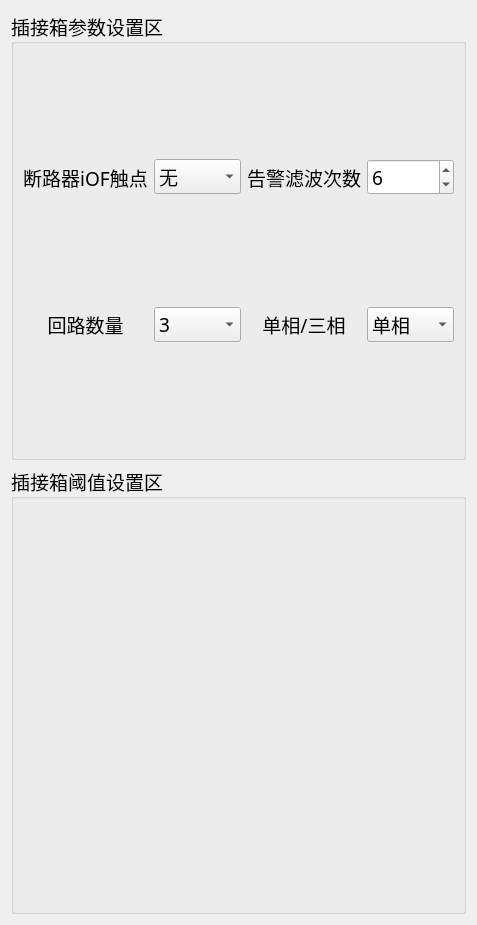
<?xml version="1.0" encoding="UTF-8"?>
<ui version="4.0">
 <class>Set_SiWid</class>
 <widget class="QWidget" name="Set_SiWid">
  <property name="geometry">
   <rect>
    <x>0</x>
    <y>0</y>
    <width>477</width>
    <height>925</height>
   </rect>
  </property>
  <property name="windowTitle">
   <string>Form</string>
  </property>
  <layout class="QGridLayout" name="gridLayout">
   <item row="0" column="0">
    <widget class="QGroupBox" name="groupBox_2">
     <property name="font">
      <font>
       <family>微软雅黑</family>
       <pointsize>14</pointsize>
      </font>
     </property>
     <property name="title">
      <string>插接箱参数设置区</string>
     </property>
     <layout class="QGridLayout" name="gridLayout_2">
      <item row="2" column="1">
       <widget class="QComboBox" name="loopNumBox">
        <property name="maximumSize">
         <size>
          <width>500</width>
          <height>16777215</height>
         </size>
        </property>
        <item>
         <property name="text">
          <string>3</string>
         </property>
        </item>
        <item>
         <property name="text">
          <string>6</string>
         </property>
        </item>
        <item>
         <property name="text">
          <string>9</string>
         </property>
        </item>
       </widget>
      </item>
      <item row="0" column="2">
       <widget class="QLabel" name="label_11">
        <property name="maximumSize">
         <size>
          <width>16777215</width>
          <height>16777215</height>
         </size>
        </property>
        <property name="text">
         <string>告警滤波次数</string>
        </property>
        <property name="alignment">
         <set>Qt::AlignCenter</set>
        </property>
       </widget>
      </item>
      <item row="2" column="0">
       <widget class="QLabel" name="label_2">
        <property name="text">
         <string>回路数量</string>
        </property>
        <property name="alignment">
         <set>Qt::AlignCenter</set>
        </property>
       </widget>
      </item>
      <item row="0" column="0">
       <widget class="QLabel" name="label_9">
        <property name="maximumSize">
         <size>
          <width>16777215</width>
          <height>16777215</height>
         </size>
        </property>
        <property name="text">
         <string>断路器iOF触点</string>
        </property>
        <property name="alignment">
         <set>Qt::AlignCenter</set>
        </property>
       </widget>
      </item>
      <item row="0" column="1">
       <widget class="QComboBox" name="iOFBox">
        <property name="minimumSize">
         <size>
          <width>0</width>
          <height>0</height>
         </size>
        </property>
        <property name="maximumSize">
         <size>
          <width>500</width>
          <height>16777215</height>
         </size>
        </property>
        <item>
         <property name="text">
          <string>无</string>
         </property>
        </item>
        <item>
         <property name="text">
          <string>有</string>
         </property>
        </item>
       </widget>
      </item>
      <item row="0" column="3">
       <widget class="QSpinBox" name="filterspinBox">
        <property name="sizePolicy">
         <sizepolicy hsizetype="Preferred" vsizetype="Fixed">
          <horstretch>0</horstretch>
          <verstretch>0</verstretch>
         </sizepolicy>
        </property>
        <property name="minimumSize">
         <size>
          <width>0</width>
          <height>0</height>
         </size>
        </property>
        <property name="maximumSize">
         <size>
          <width>500</width>
          <height>16777215</height>
         </size>
        </property>
        <property name="minimum">
         <number>5</number>
        </property>
        <property name="maximum">
         <number>200</number>
        </property>
        <property name="value">
         <number>6</number>
        </property>
       </widget>
      </item>
      <item row="2" column="2">
       <widget class="QLabel" name="label">
        <property name="text">
         <string>单相/三相</string>
        </property>
        <property name="alignment">
         <set>Qt::AlignCenter</set>
        </property>
       </widget>
      </item>
      <item row="2" column="3">
       <widget class="QComboBox" name="phaseBox">
        <property name="maximumSize">
         <size>
          <width>500</width>
          <height>16777215</height>
         </size>
        </property>
        <item>
         <property name="text">
          <string>单相</string>
         </property>
        </item>
        <item>
         <property name="text">
          <string>三相</string>
         </property>
        </item>
       </widget>
      </item>
     </layout>
    </widget>
   </item>
   <item row="1" column="0">
    <widget class="QGroupBox" name="groupBox">
     <property name="minimumSize">
      <size>
       <width>420</width>
       <height>0</height>
      </size>
     </property>
     <property name="font">
      <font>
       <family>微软雅黑</family>
       <pointsize>14</pointsize>
      </font>
     </property>
     <property name="title">
      <string>插接箱阈值设置区</string>
     </property>
    </widget>
   </item>
  </layout>
 </widget>
 <resources/>
 <connections/>
</ui>
